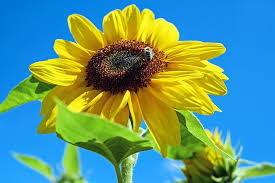
#> input picture python/opencv/color-detect/flower.jpg, 275 x 183 px
$ python color.py
#> lines starting #> are read from the running program, lines starting #| are printed output that depends on the picture; after the words box and inside, x2 and y2 are one past the last pixel; in counts of white or black regions, pixels touching at a corner belong together
#!/usr/bin/env python

import cv2
import numpy as np

def color_detect(image_file):
    ## Read
#> called with image_file = 'flower.jpg'
    img = cv2.imread(image_file)
#> img is the input picture: shape (183, 275, 3); mean B, G, R 128.7, 151.1, 94.5

    ## convert to hsv
    hsv = cv2.cvtColor(img, cv2.COLOR_BGR2HSV)
#> hsv: shape (183, 275, 3); mean H, S, V 68.3, 213.7, 201.9

    ## mask of green (36,25,25) ~ (86, 255,255)
    # mask = cv2.inRange(hsv, (36, 25, 25), (86, 255,255))
    mask = cv2.inRange(hsv, (15, 0, 0), (36, 255,255))
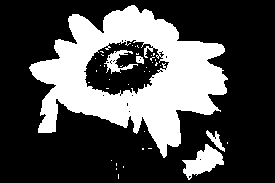
#> mask: shape (183, 275); 30.3% white; 40 white regions (35 under 20 px), largest, box (x1, y1, x2, y2) and area: (29, 5, 228, 158) 13925, (182, 144, 224, 180) 729, (104, 50, 138, 74) 296, (206, 130, 225, 152) 147, (136, 56, 144, 64) 50

    ## slice the green
    imask = mask>0
    green = np.zeros_like(img, np.uint8)
    green[imask] = img[imask]
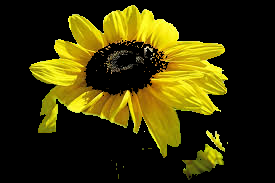
#> green: shape (183, 275, 3); mean B, G, R 5.1, 51.1, 57.3

    ## save
    cv2.imwrite("green.png", green)

if __name__ == '__main__':
    color_detect('flower.jpg')
